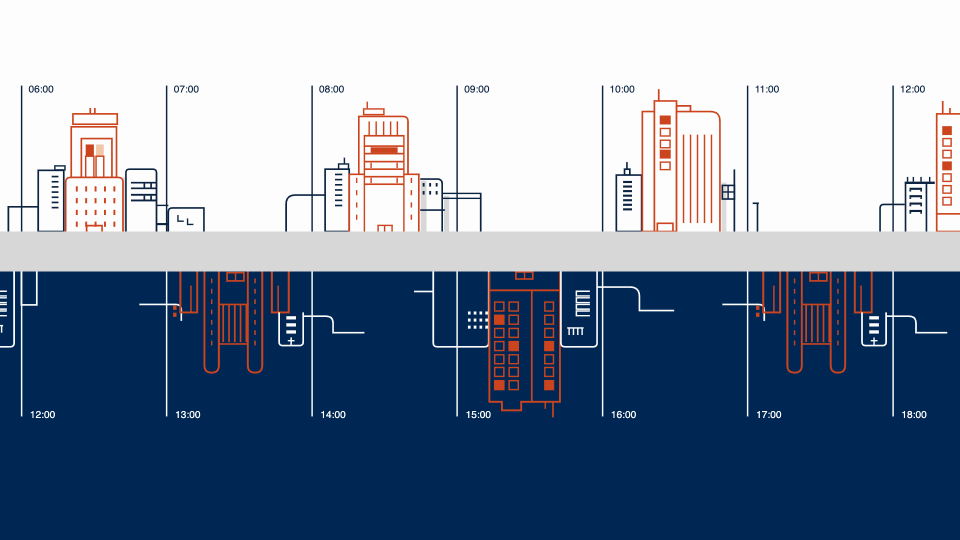
#> input picture video/.claude/rounds/work/cls-day/r17-scenes1b/att1/f678.png, 1920 x 1080 px, given in place of f5.png, which was not available (shown at 1/2 size)
$ python probe_ticks.py 5 5 att1/f678.png
#> lines starting #> are read from the running program, lines starting #| are printed output that depends on the picture; after the words box and inside, x2 and y2 are one past the last pixel; in counts of white or black regions, pixels touching at a corner belong together; pictures that were not available may be replaced by others from this repository, and a replacement may not be noted
import sys, numpy as np
from PIL import Image
# vertical navy tick lines above the band: scan a horizontal row a few px above band top
def bandtop(a):
    r,g,b = a[...,0],a[...,1],a[...,2]
    lum=(r+g+b)/3
    grey=(abs(r-g)<14)&(abs(g-b)<14)&(lum>185)&(lum<225)
    rows = grey.sum(axis=1)
    idx=np.where(rows>1500)[0]
    return idx[0] if len(idx) else None
def ticks(a, y):
    row = a[y]
    lum = row.mean(axis=1)
    dark = lum < 90
    xs=[]; run=[]
    for x,d in enumerate(dark):
        if d: run.append(x)
        else:
            if run: xs.append(sum(run)/len(run)); run=[]
    if run: xs.append(sum(run)/len(run))
    return xs
d=sys.argv[3]
for f in range(int(sys.argv[1]), int(sys.argv[2])+1):
    try: a=np.asarray(Image.open(f"{d}/f{f}.png").convert("RGB")).astype(int)
    except: continue
    bt=bandtop(a)
#> in bandtop, `r,g,b = a[...,0],a[...,1],a[...,2]`:
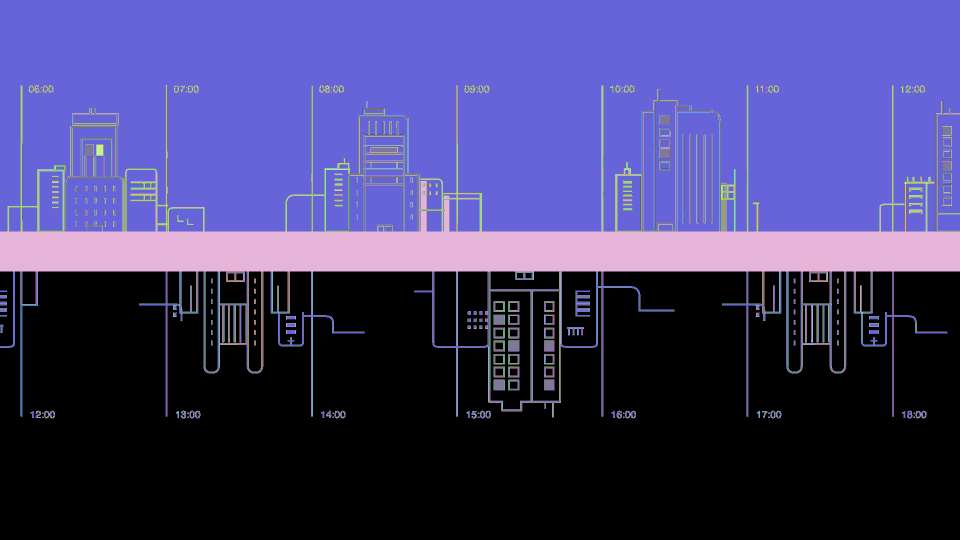
#> r: shape (1080, 1920) int64 (shown at 1/2 size); 254 distinct labels, from 0 to 253; one colour per label, 0 black
#> in bandtop, `r,g,b = a[...,0],a[...,1],a[...,2]`:
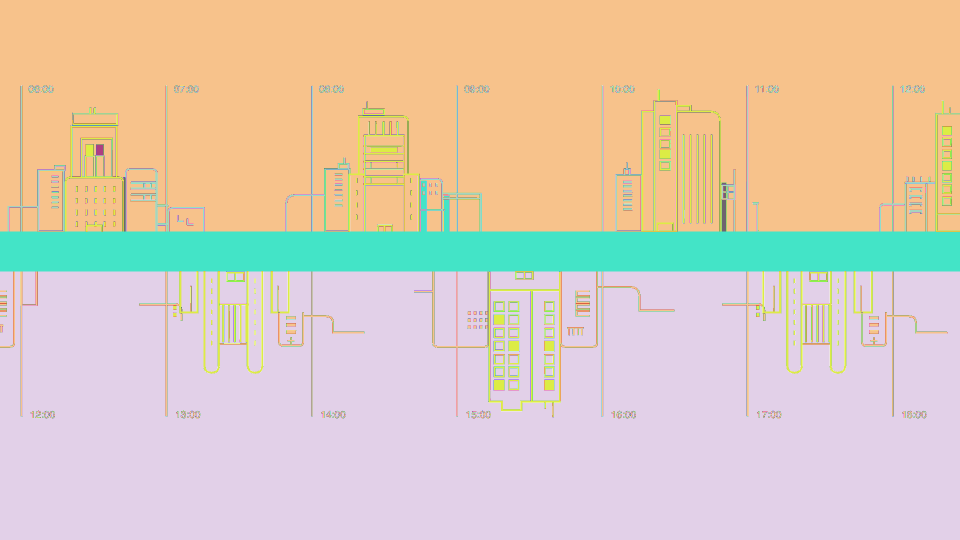
#> g: shape (1080, 1920) int64 (shown at 1/2 size); 219 distinct labels, from 35 to 253; one colour per label, 0 black
#> in bandtop, `r,g,b = a[...,0],a[...,1],a[...,2]`:
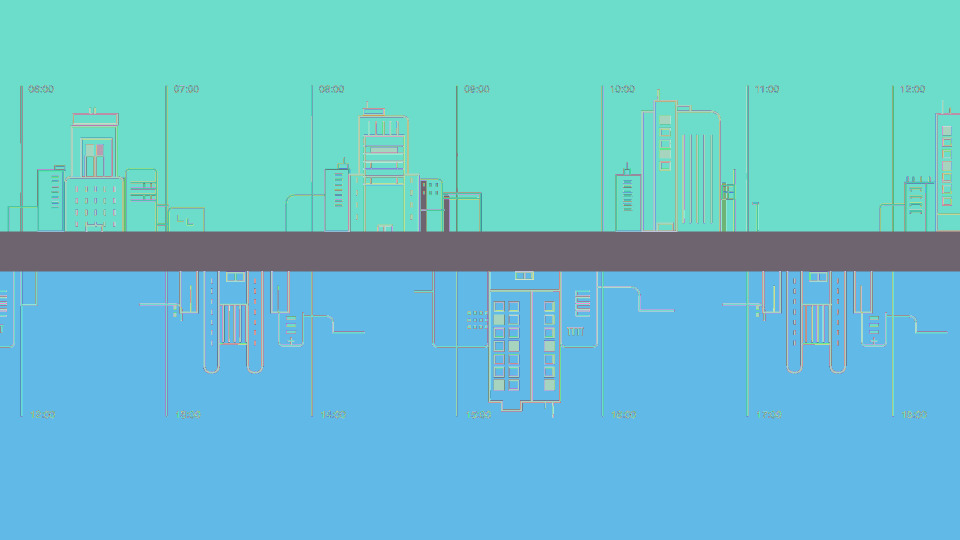
#> b: shape (1080, 1920) int64 (shown at 1/2 size); 224 distinct labels, from 30 to 253; one colour per label, 0 black
#> in bandtop, `lum=(r+g+b)/3`:
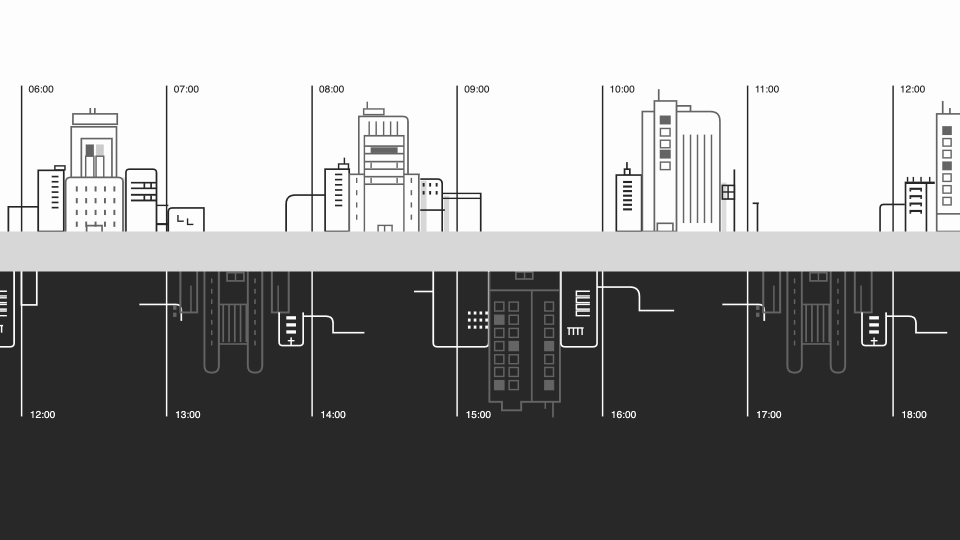
#> lum: shape (1080, 1920) float64 (shown at 1/2 size); min 37, max 253, mean 143.3
#> in bandtop, `grey=(abs(r-g)<14)&(abs(g-b)<14)&(lum>185)&(lum<225)`:
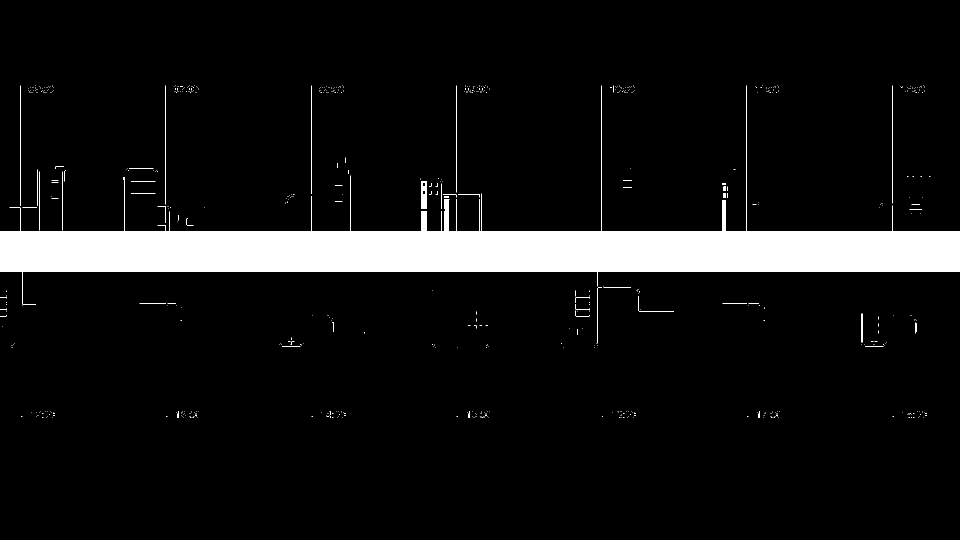
#> grey: shape (1080, 1920) bool (shown at 1/2 size); 7.8% white; 653 white regions (612 under 20 px), largest, box (x1, y1, x2, y2) and area: (0, 171, 1920, 609) 156748, (842, 362, 853, 418) 546, (41, 171, 42, 412) 241
#> in bandtop, `rows = grey.sum(axis=1)`: rows = 1080 values, max 1920 at index 463, min 0 at index 0, mean 149.5
#> in bandtop, `idx=np.where(rows>1500)[0]`: idx = 80 values from 463 to 542
#> bt = 463
    if bt is None: print(f, "no band"); continue
    y = bt-8
#> y = 455
    xs = ticks(a,y)
#> in ticks, `row = a[y]`: row = 1920 rows, first 8: [253, 253, 253], [253, 253, 253], [253, 253, 253], [253, 253, 253], [253, 253, 253], [253, 253, 253], [253, 253, 253], [253, 253, 253]
#> in ticks, `lum = row.mean(axis=1)`: lum = 1920 values, max 253 at index 0, min 37 at index 15, mean 238.9
#> the loop in ticks, `for x,d in enumerate(dark):` made 1920 passes
#> d on passes 1 to 3: False, False, False
#> after the loop in ticks, `for x,d in enumerate(dark):`: run = []; xs = 25 values from 16 to 1852.5
#> xs = 25 values from 16 to 1852.5
    # keep only long runs (tick lines) - re-detect with vertical extent check
    keep=[]
    for x in xs:
        xi=int(round(x))
        col = a[max(0,bt-60):bt-2, max(0,xi-1):xi+2].mean(axis=(1,2))
        if (col<90).mean()>0.9: keep.append(round(x,1))
#> this loop made 25 passes
#> (x, xi) on passes 1 to 12: (16, 16), (42.5, 42), (76, 76), (127, 127), (251, 251), (312.5, 312), (332.5, 332), (336, 336), (407.5, 408), (572, 572), (623.5, 624), (650, 650)
#> after the loop, keep = [76, 127, 251, 312.5, 572, 623.5, 650, 884, 913.5, 961, 1232, 1468, 1514.5, 1785.5, 1810.5, 1852.5]
    ps = [round(keep[i+1]-keep[i],1) for i in range(len(keep)-1)]
#> ps = [51, 124, 61.5, 259.5, 51.5, 26.5, 234, 29.5, 47.5, 271, 236, 46.5, 271, 25, 42]
    print(f"f{f} bt={bt} ticks={keep} pitch={ps}")
#> (printed output is left out)
